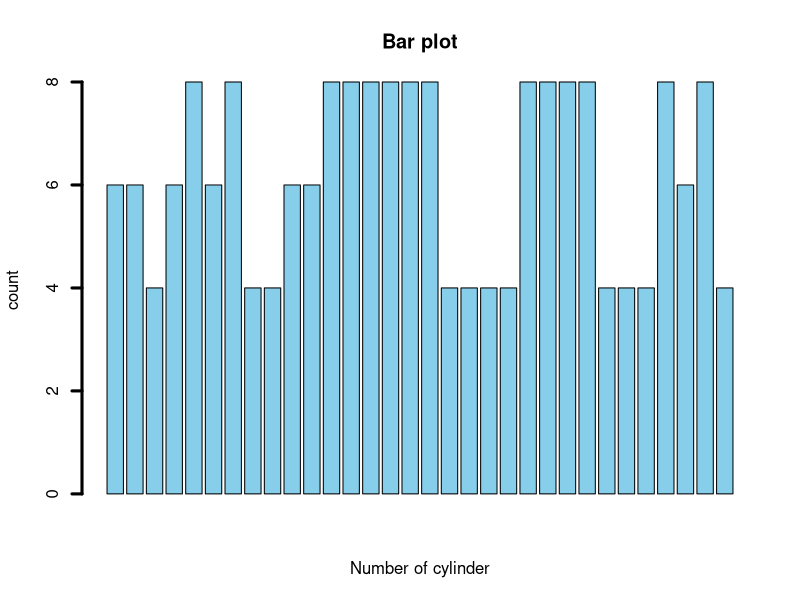
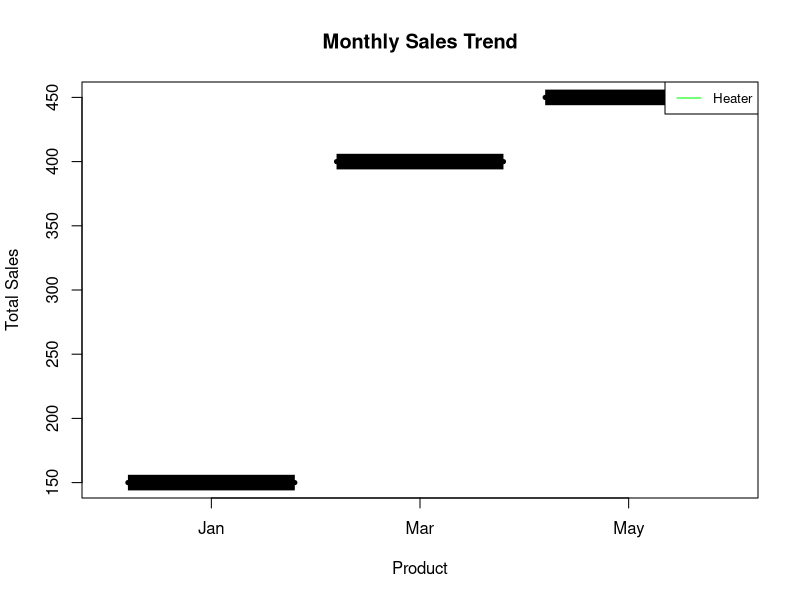
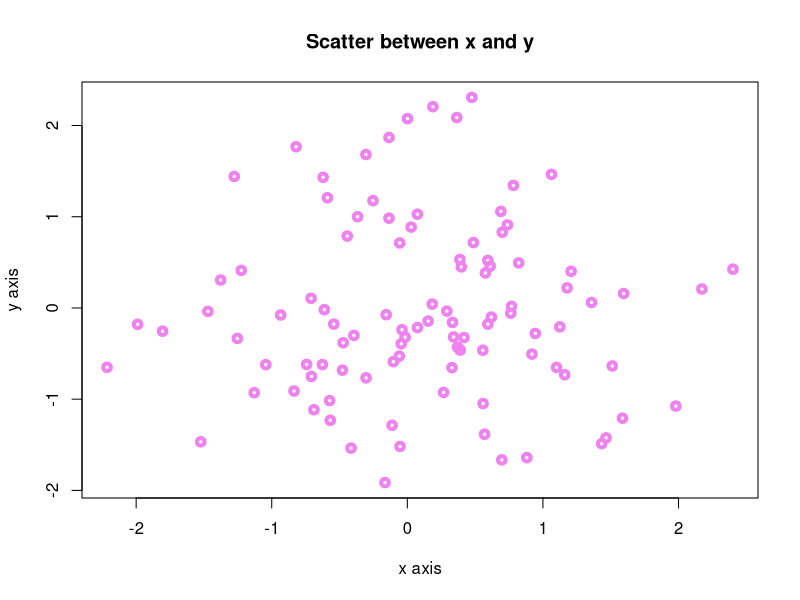
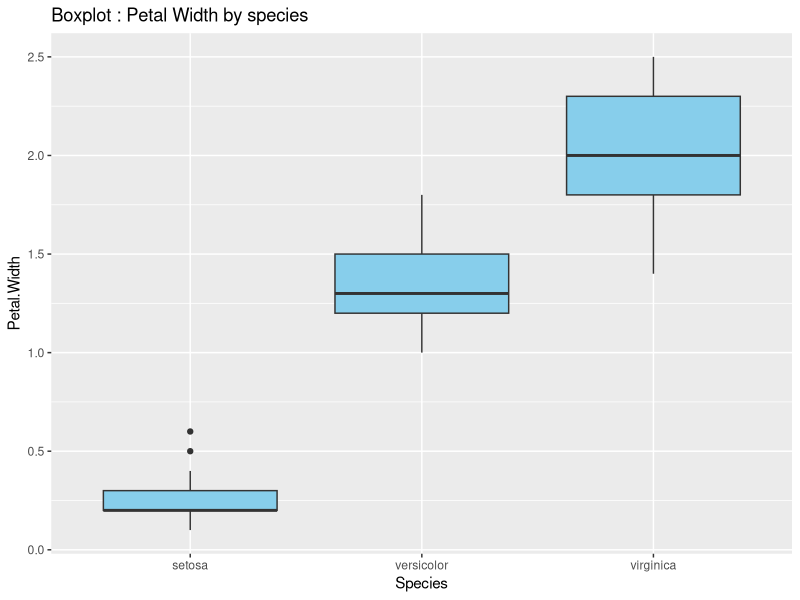

R code for these plots, in order:
## ---- chunk 1
knitr:: opts_chunk$set(echo = TRUE)
library(tidyverse)
library(datasets)
#install.packages("ggplot2")
library(ggplot2)
## ---- chunk 2
### Calculate the average miles per gallon (mpg) for all cars in the dataset.
data <- mtcars
avg_miles_per_gallon <-  mean(data$mpg)

cat("Average miles per gallon(mpg) is ", avg_miles_per_gallon ,"\n")

### Create a bar plot to visualize the number of cylinders (cyl) for each car.
barplot(data$cyl, main="Bar plot", xlab = "Number of cylinder", ylab = "count", col="skyblue", border = "black", lwd=3)

## ---- chunk 3

library(dplyr)
library(tidyverse)

# Calculate the total sales for each product category.
sales_data <-  read.csv("sales_data.csv")

total_sales_by_product <- sales_data  %>% group_by(Product) %>%  summarise(sum_total_sales = sum(Sales)
 ) 

print(total_sales_by_product)

# Generate a line plot to visualize the monthly sales trend for one of the product categories.
sales_data$Date <- as.Date(sales_data$Date)

print(sales_data)

## Filter data for the specified product category and adding new month column
filtered_data <- sales_data %>% 
mutate(Month = format(sales_data$Date, "%b")) %>%  filter(sales_data$Product == "Heater")

print(filtered_data)

## Line Plot
plot(factor(filtered_data$Month),filtered_data$Sales,
     type="l", # type "o" for points and lines
     col = "blue",
     xlab = "Product",
     ylab = "Total Sales",
     lwd=5,
     main = paste("Monthly Sales Trend"))

## Add a legend
legend("topright", legend = "Heater", col = "green", lty = 1, cex = 0.8)

## ---- chunk 4
set.seed(1)

x <- rnorm(100)
y <- rnorm(100)

plot(x,y , main="Scatter between x and y", xlab = "x axis", ylab = "y axis", col="violet", lwd=4)

## ---- chunk 5
## Calculate the average sepal length (Sepal.Length) for each species.

grouped_data <- iris %>% group_by(Species)%>% 
 summarise(avg_sep_length <- mean(Sepal.Length))

print(grouped_data)

### Create a box plot to visualize the distribution of petal widths (Petal.Width) for each species
library(ggplot2)
ggplot(iris, aes(x = Species, y=Petal.Width)) +
  geom_boxplot(fill="skyblue") +
  ggtitle("Boxplot : Petal Width by species")

